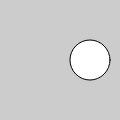
Frame 1 (no input)
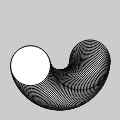
Frame 60 (no input)
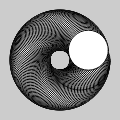
Frame 120 (the mouse pressed at the canvas centre since frame 60)

The p5.js sketch that drew these frames (run headless with seeded random() and noise() and a simulated clock; from frame 60 on, the mouse is pressed at the canvas centre):

// p5.js sketch
// ── sketch.js
let angle = 0.0;
let offset = 60;
let scalar = 30;
let speed = 0.05;

function setup() {
  createCanvas(120, 120);
  background(204);
}

function draw() {
  let x = offset + cos(angle) * scalar;
  let y = offset + sin(angle) * scalar;
  ellipse( x, y, 40, 40);
  angle += speed;
}

// https://editor.p5js.org/jht1493/sketches/0IZtaK_fH
// Ex_08_14 Circular Motion

// https://github.com/lmccart/gswp5.js-code/blob/master/08_Motion/Ex_08_14.js
